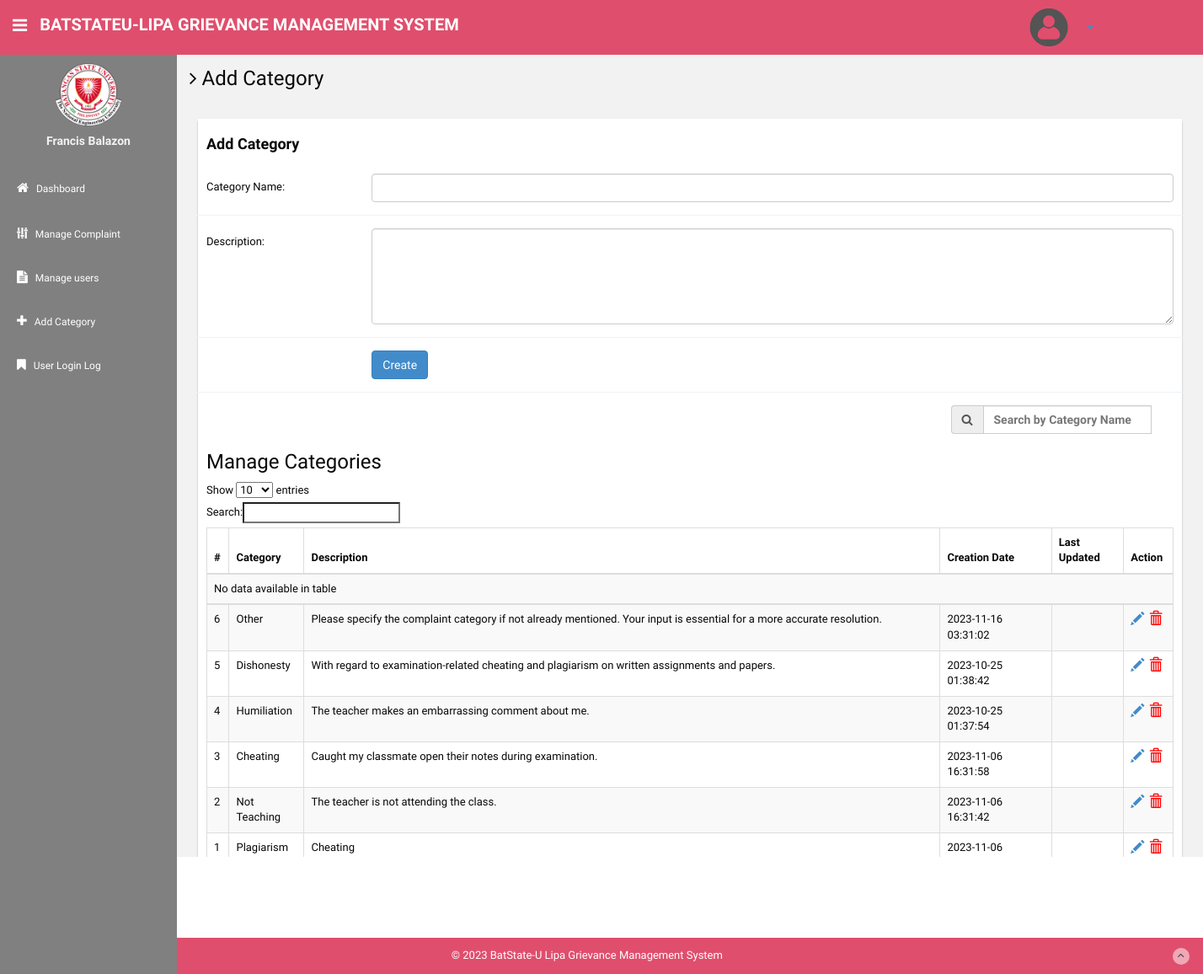
/admin/category.php (signed in), run on the app's committed database.
### tables this page shows
CREATE TABLE IF NOT EXISTS `category` (
  `category_id` int NOT NULL AUTO_INCREMENT,
  `categoryName` varchar(255) NOT NULL,
  `categoryDescription` varchar(255) NOT NULL,
  `creationDate` timestamp NOT NULL DEFAULT CURRENT_TIMESTAMP ON UPDATE CURRENT_TIMESTAMP,
  PRIMARY KEY (`category_id`)
);

### admin/category.php (the view, shortened to what this page needs)
<?php
include('includes/config.php');
if (strlen($_SESSION['login']) == 0) {
	header('location:index.php');
} else {
?>
	<!DOCTYPE html>
	<html lang="en">
	<head>
		<link href="assets/css/bootstrap.css" rel="stylesheet">
		<link href="assets/font-awesome/css/font-awesome.css" rel="stylesheet" />
		<link rel="stylesheet" type="text/css" href="assets/js/bootstrap-datepicker/css/datepicker.css" />
		<link rel="stylesheet" type="text/css" href="assets/js/bootstrap-daterangepicker/daterangepicker.css" />
		<link href="assets/css/style.css" rel="stylesheet">
		<link href="assets/css/style-responsive.css" rel="stylesheet">
	</head>
	<body>
		<section id="container">
			<?php include("includes/header.php"); ?>
			<?php include("includes/sidebar.php"); ?>
			<section id="main-content">
				<section class="wrapper">
					<h3><i class="fa fa-angle-right"></i> Add Category</h3>
					<div class="row mt">
						<div class="col-lg-12">
							<div class="form-panel">
								<h4 class="mb"><b>Add Category</h4></b>
								<form class="form-horizontal style-form" method="post" name="Category">
									<div class="form-group">
										<label class="col-sm-2 col-sm-2 control-label">Category Name: </label>
										<div class="col-sm-10">
											<input type="text" name="category" autocomplete="off" class="form-control" required>
										</div>
									</div>
									<div class="form-group">
										<label class="col-sm-2 col-sm-2 control-label">Description: </label>
										<div class="col-sm-10">
											<textarea class="form-control" name="description" rows="5"></textarea>
										</div>
									</div>
									<div class="form-group">
										<div class="col-sm-offset-2 col-sm-10">
											<button type="submit" name="submit" class="btn btn-primary">Create</button>
										</div>
									</div>
								</form>
								<div class="row">
									<div class="col-md-6 col-md-offset-9">
										<form method="GET" action="">
											<div class="input-group">
												<span class="input-group-addon"><i class="fa fa-search"></i></span>
												<input type="text" class="form-control" style="width: 200px; color: red; font-weight: bold;" placeholder="Search by Category Name" name="search" id="search">
											</div>
										</form>
									</div>
								</div>
								<div class="module">
									<div class="module-head">
										<h3>Manage Categories</h3>
									</div>
									<div class="module-body table">
										<table cellpadding="0" cellspacing="0" border="0" class="datatable-1 table table-bordered table-striped display" width="100%">
											<thead>
												<tr>
													<th>#</th>
													<th>Category</th>
													<th>Description</th>
													<th>Creation Date</th>
													<th>Last Updated</th>
													<th>Action</th>
												</tr>
											</thead>
											<tbody id="categoryTableBody"></tbody>
											<?php
											$query = "SELECT * FROM category";
											$query .= " ORDER BY category_id DESC";
											$result = mysqli_query($bd, $query);
											while ($row = mysqli_fetch_array($result)) {
											?>
												<tr>
													<td><?php echo htmlentities($row['category_id']); ?></td>
													<td><?php echo htmlentities($row['categoryName']); ?></td>
													<td><?php echo htmlentities($row['categoryDescription']); ?></td>
													<td><?php echo htmlentities($row['creationDate']); ?></td>
													<td><?php echo htmlentities($row['updationDate']); ?></td>
													<td>
														<a href="edit-category.php?category_id=<?php echo $row['category_id'] ?>"><i class="glyphicon glyphicon-pencil icon-spacing"></i></a>
														<a href="category.php?category_id=<?php echo $row['category_id'] ?>&del=delete" onClick="return confirm('Are you sure you want to delete?')"><i class="glyphicon glyphicon-trash"></i></a>
													</td>
												</tr>
											<?php
											}
											?>
										</table>
									</div>
								</div>
							</div>
						</div>
					</div>
				</section>
			</section>
			<?php include('includes/footer.php'); ?>
		</section>
	</body>
	</html>
<?php } ?>

### admin/includes/header.php (shortened to what this page needs)
<header class="header" style="background-color: rgb(224, 78, 109)">
             <div class="sidebar-toggle-box">
                 <div class="fa fa-bars tooltips" data-placement="right" data-original-title="Toggle Navigation"></div>
             </div>
           <a href="index.php" class="logo"><b>BatStateU-Lipa Grievance Management System</b></a>
           <div class="top-menu">
           <ul class="nav pull-right">
					<li class="nav-user dropdown"style="margin-right: 100px;">
						<a href="#" class="dropdown-toggle" data-toggle="dropdown">
							<img src="assets/img/ad1.png" class="nav-avatar" style="height: 45px;" />
							<b class="caret"></b>
						</a>
					</li>
				</ul>
           </div>
       </header>

### admin/includes/sidebar.php (shortened to what this page needs)
<aside>
    <div id="sidebar" class="nav-collapse">
        <ul class="sidebar-menu" id="nav-accordion">
            <p class="centered"><a href="profile.html"><img src="assets/img/bsu.png" class="img-circle" width="80"></a></p>
            <?php
$email = mysqli_real_escape_string($bd, $_SESSION['login']);
$query = "SELECT CONCAT(ainfo.firstname, ' ', ainfo.lastname) AS fullname
          FROM tbempinfo AS ainfo
          JOIN tbempcontact ON ainfo.empid = tbempcontact.empid
          WHERE tbempcontact.email = '$email'";
$result = mysqli_query($bd, $query);
if ($result) {
    while ($row = mysqli_fetch_assoc($result)) {
        ?>
        <h5 class="centered"><?php echo htmlentities($row['fullname']); ?></h5>
        <?php
    }
} else {
    echo "Error executing query: " . mysqli_error($bd);
}
?>
            <li class="mt">
                <a href="dashboard.php">
                    <i class="fa fa-home"></i>
                    <span>Dashboard</span>
                </a>
            </li>
            <li class="sub-menu">
                <a href="javascript:;">
                    <i class="fa fa-sliders"></i>
                    <span> Manage Complaint</span>
                </a>
            </li>
            <li class="sub-menu">
                <a href="manageuser.php">
                    <i class="fa fa-file-text"></i>
                    <span>Manage users</span>
                </a>
            </li>
            <li class="sub-menu">
                <a href="addcategory.php">
                    <i class="fa fa-plus"></i>
                    <span>Add Category</span>
                </a>
            </li>
            <li class="sub-menu">
                <a href="userlogin.php">
                    <i class="fa fa-bookmark"></i>
                    <span>User Login Log</span>
                </a>
            </li>
        </ul>
    </div>
</aside>

### admin/includes/footer.php (shortened to what this page needs)
<footer class="site-footer" style="background-color: rgb(224, 78, 109);">
          <div class="text-center">
              &copy; 2023 BatState-U Lipa Grievance Management System
              <a href="#" class="go-top">
                  <i class="fa fa-angle-up"></i>
              </a>
          </div>
      </footer>

### admin/assets/css/style.css (style rules this page uses)
body { color: #090808; background: #f2f2f2; font-family: 'Ruda', sans-serif; padding: 0px !important; margin: 0px !important; font-size:13px; }
ul li { list-style: none; }
a, a:hover, a:focus { text-decoration: none; outline: none; }
#container { width: 100%; height: 100%; }
.centered { text-align: center; }
.mt { margin-top: 25px; }
.mb { margin-bottom: 25px; }
#sidebar { width: 210px; height: 100%; position: fixed; background: #72cad0; }
#sidebar h5 { color: #f2f2f2; font-weight: 700; }
#sidebar ul li { position: relative; }
ul.sidebar-menu , ul.sidebar-menu li ul.sub { margin: -2px 0 0; padding: 0; }
ul.sidebar-menu { margin-top: 75px; }
ul.sidebar-menu li { margin-bottom: 5px; margin-left:10px; margin-right:10px; }
ul.sidebar-menu li.sub-menu { line-height: 15px; }
ul.sidebar-menu li a span { display: inline-block; }
ul.sidebar-menu li a { color: #f8f8f8; text-decoration: none; display: block; padding: 15px 0 15px 10px; font-size: 12px; outline: none; -webkit-transition: all 0.3s ease; -moz-transition: all 0.3s ease; -o-transition: all 0.3s ease; -ms-transition: all 0.3s ease; transition: all 0.3s ease; }
ul.sidebar-menu li a i { font-size: 15px; padding-right: 6px; }
#main-content { margin-left: 210px; }
.header, .footer { min-height: 60px; padding: 0 15px; }
.header { position: fixed; left: 0; right: 0; z-index: 1002; }
.wrapper { display: inline-block; margin-top: 60px; padding-left: 15px; padding-right: 15px; padding-bottom: 15px; padding-top: 0px; width: 100%; }
a.logo { font-size: 20px; color: #ffffff; float: left; margin-top: 15px; text-transform: uppercase; }
a.logo b { font-weight: 900; }
.sidebar-toggle-box { float: left; padding-right: 15px; margin-top: 20px; }
.sidebar-toggle-box .fa-bars { cursor: pointer; display: inline-block; font-size: 20px; }
.form-panel { background: #ffffff; margin: 10px; padding: 10px; box-shadow: 0px 3px 2px #aab2bd; text-align: left; }
label { font-weight: 400; }
.form-horizontal.style-form .form-group { border-bottom: 1px solid #eff2f7; padding-bottom: 15px; margin-bottom: 15px; }
@media (min-width: 768px) { .form-horizontal .control-label { text-align: left; } }
.site-footer { background: #68dff0; color: #fff; padding: 10px 0; }
.go-top { margin-right: 1%; float: right; background: rgba(255,255,255,.5); width: 20px; height: 20px; border-radius: 50%; -webkit-border-radius: 50%; }
.go-top i { color: #2A3542; }

### admin/category.php (style rules this page uses)
.glyphicon { font-size: 16px; }
.glyphicon.glyphicon-trash { color: red; }
.icon-spacing { margin-right: 2px; }

### admin/includes/header.php (style rules this page uses)
.sidebar-toggle-box .fa-bars { color: white; }

### admin/includes/sidebar.php (style rules this page uses)
.site-footer .text-center { padding: 2px; }
#sidebar { background-color: grey; position: fixed; left: 0; top: 0; height: 100%; z-index: 2; }
ul.sidebar-menu li a { color: white; }

### admin/includes/footer.php (style rules this page uses)
.site-footer { background-color: rgb(224, 78, 109); position: fixed; bottom: 0; width: 100%; }

### data on the page
category: category_id "6", categoryName "Other", categoryDescription "Please specify the complaint category if not already mentioned. Your input is essential for a more accurate resolution.", creationDate "2023-11-16 03:31:02"
category: category_id "5", categoryName "Dishonesty", categoryDescription "With regard to examination-related cheating and plagiarism on written assignments and papers.", creationDate "2023-10-25 01:38:42"
category: category_id "4", categoryName "Humiliation", categoryDescription "The teacher makes an embarrassing comment about me.", creationDate "2023-10-25 01:37:54"
category: category_id "3", categoryName "Cheating", categoryDescription "Caught my classmate open their notes during examination.", creationDate "2023-11-06 16:31:58"
category: category_id "2", categoryName "Not Teaching", categoryDescription "The teacher is not attending the class.", creationDate "2023-11-06 16:31:42"
category: category_id "1", categoryName "Plagiarism", categoryDescription "Cheating", creationDate "2023-11-06 16:31:21"

### other printed values
$row['fullname'] "Francis Balazon"
